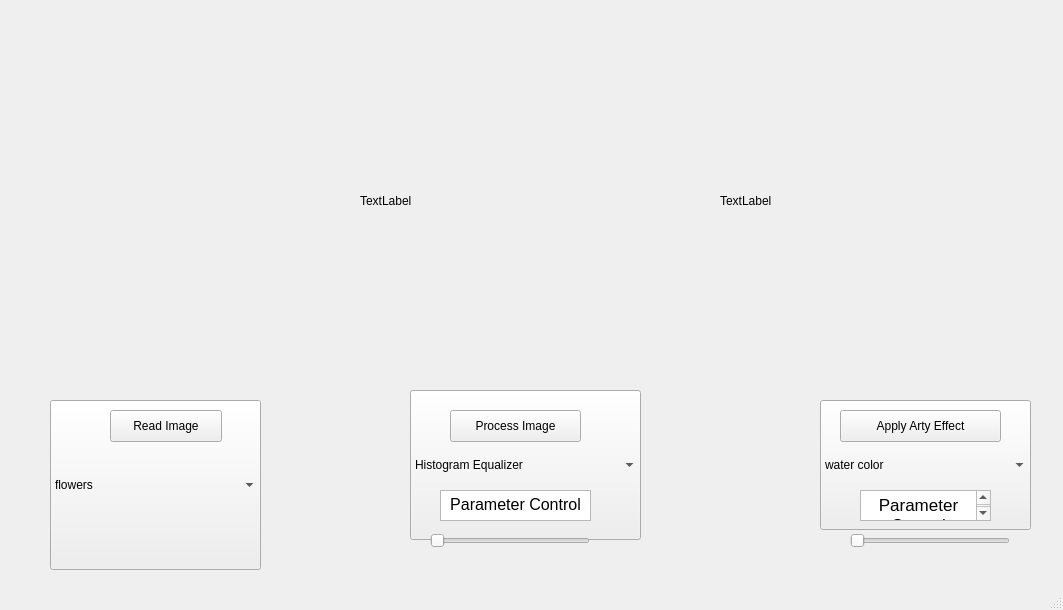
<?xml version="1.0" encoding="UTF-8"?>
<ui version="4.0">
 <class>MainWindow</class>
 <widget class="QMainWindow" name="MainWindow">
  <property name="geometry">
   <rect>
    <x>0</x>
    <y>0</y>
    <width>1063</width>
    <height>610</height>
   </rect>
  </property>
  <property name="windowTitle">
   <string>MainWindow</string>
  </property>
  <widget class="QWidget" name="centralwidget">
   <widget class="QComboBox" name="cbOriginalImage">
    <property name="geometry">
     <rect>
      <x>50</x>
      <y>400</y>
      <width>211</width>
      <height>170</height>
     </rect>
    </property>
    <item>
     <property name="text">
      <string>flowers</string>
     </property>
    </item>
    <item>
     <property name="text">
      <string>winnie</string>
     </property>
    </item>
   </widget>
   <widget class="QComboBox" name="cbProcessedImage">
    <property name="geometry">
     <rect>
      <x>410</x>
      <y>390</y>
      <width>231</width>
      <height>150</height>
     </rect>
    </property>
    <item>
     <property name="text">
      <string>Histogram Equalizer</string>
     </property>
    </item>
    <item>
     <property name="text">
      <string>Specify Histogram Equalizer</string>
     </property>
    </item>
    <item>
     <property name="text">
      <string>Median filter</string>
     </property>
    </item>
   </widget>
   <widget class="QComboBox" name="cbArtyImage">
    <property name="geometry">
     <rect>
      <x>820</x>
      <y>400</y>
      <width>211</width>
      <height>130</height>
     </rect>
    </property>
    <item>
     <property name="text">
      <string>water color</string>
     </property>
    </item>
    <item>
     <property name="text">
      <string>segmentation</string>
     </property>
    </item>
   </widget>
   <widget class="QTextEdit" name="txtParamProcessed">
    <property name="geometry">
     <rect>
      <x>440</x>
      <y>490</y>
      <width>151</width>
      <height>31</height>
     </rect>
    </property>
    <property name="html">
     <string>&lt;!DOCTYPE HTML PUBLIC &quot;-//W3C//DTD HTML 4.0//EN&quot; &quot;http://www.w3.org/TR/REC-html40/strict.dtd&quot;&gt;
&lt;html&gt;&lt;head&gt;&lt;meta name=&quot;qrichtext&quot; content=&quot;1&quot; /&gt;&lt;style type=&quot;text/css&quot;&gt;
p, li { white-space: pre-wrap; }
&lt;/style&gt;&lt;/head&gt;&lt;body style=&quot; font-family:'.AppleSystemUIFont'; font-size:13pt; font-weight:400; font-style:normal;&quot;&gt;
&lt;p align=&quot;center&quot; style=&quot; margin-top:0px; margin-bottom:0px; margin-left:0px; margin-right:0px; -qt-block-indent:0; text-indent:0px;&quot;&gt;&lt;span style=&quot; font-size:12pt;&quot;&gt;Parameter Control&lt;/span&gt;&lt;/p&gt;&lt;/body&gt;&lt;/html&gt;</string>
    </property>
   </widget>
   <widget class="QSlider" name="slProcessed">
    <property name="geometry">
     <rect>
      <x>430</x>
      <y>510</y>
      <width>160</width>
      <height>61</height>
     </rect>
    </property>
    <property name="orientation">
     <enum>Qt::Horizontal</enum>
    </property>
   </widget>
   <widget class="QSlider" name="slArty">
    <property name="geometry">
     <rect>
      <x>850</x>
      <y>510</y>
      <width>160</width>
      <height>61</height>
     </rect>
    </property>
    <property name="orientation">
     <enum>Qt::Horizontal</enum>
    </property>
   </widget>
   <widget class="QTextEdit" name="textEdit">
    <property name="geometry">
     <rect>
      <x>860</x>
      <y>490</y>
      <width>131</width>
      <height>31</height>
     </rect>
    </property>
    <property name="html">
     <string>&lt;!DOCTYPE HTML PUBLIC &quot;-//W3C//DTD HTML 4.0//EN&quot; &quot;http://www.w3.org/TR/REC-html40/strict.dtd&quot;&gt;
&lt;html&gt;&lt;head&gt;&lt;meta name=&quot;qrichtext&quot; content=&quot;1&quot; /&gt;&lt;style type=&quot;text/css&quot;&gt;
p, li { white-space: pre-wrap; }
&lt;/style&gt;&lt;/head&gt;&lt;body style=&quot; font-family:'.AppleSystemUIFont'; font-size:13pt; font-weight:400; font-style:normal;&quot;&gt;
&lt;p align=&quot;center&quot; style=&quot; margin-top:0px; margin-bottom:0px; margin-left:0px; margin-right:0px; -qt-block-indent:0; text-indent:0px;&quot;&gt;Parameter Control&lt;/p&gt;&lt;/body&gt;&lt;/html&gt;</string>
    </property>
   </widget>
   <widget class="QLabel" name="lbOriginalImage">
    <property name="geometry">
     <rect>
      <x>10</x>
      <y>0</y>
      <width>311</width>
      <height>401</height>
     </rect>
    </property>
    <property name="text">
     <string/>
    </property>
    <property name="pixmap">
     <pixmap>blue_flowers.jpg</pixmap>
    </property>
    <property name="scaledContents">
     <bool>true</bool>
    </property>
   </widget>
   <widget class="QLabel" name="lbProcessedImage">
    <property name="geometry">
     <rect>
      <x>360</x>
      <y>0</y>
      <width>331</width>
      <height>401</height>
     </rect>
    </property>
    <property name="text">
     <string>TextLabel</string>
    </property>
   </widget>
   <widget class="QLabel" name="lbArtyImage">
    <property name="geometry">
     <rect>
      <x>720</x>
      <y>0</y>
      <width>331</width>
      <height>401</height>
     </rect>
    </property>
    <property name="text">
     <string>TextLabel</string>
    </property>
   </widget>
   <widget class="QPushButton" name="pushButton">
    <property name="geometry">
     <rect>
      <x>110</x>
      <y>410</y>
      <width>112</width>
      <height>32</height>
     </rect>
    </property>
    <property name="text">
     <string>Read Image</string>
    </property>
   </widget>
   <widget class="QPushButton" name="pushButton_2">
    <property name="geometry">
     <rect>
      <x>450</x>
      <y>410</y>
      <width>131</width>
      <height>32</height>
     </rect>
    </property>
    <property name="text">
     <string>Process Image</string>
    </property>
   </widget>
   <widget class="QPushButton" name="pushButton_3">
    <property name="geometry">
     <rect>
      <x>840</x>
      <y>410</y>
      <width>161</width>
      <height>32</height>
     </rect>
    </property>
    <property name="text">
     <string>Apply Arty Effect</string>
    </property>
   </widget>
  </widget>
  <widget class="QMenuBar" name="menubar">
   <property name="geometry">
    <rect>
     <x>0</x>
     <y>0</y>
     <width>1063</width>
     <height>22</height>
    </rect>
   </property>
  </widget>
  <widget class="QStatusBar" name="statusbar"/>
 </widget>
 <resources/>
 <connections/>
</ui>
